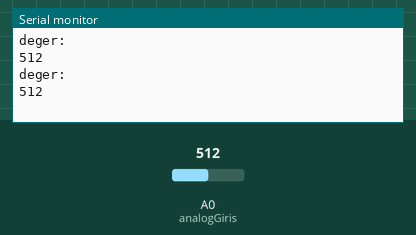
Bench run of a sketch on a simulated Arduino Uno, built with avr-gcc and run on an emulated ATmega328P. On the bench: the last lines printed to the serial monitor. The inputs (shaded band) are chosen by the test bench; at power-on: A0 (analogGiris) = 512.

Above: at 1.8 s.
1.9 s: A0 (analogGiris) set to 716
At 2.8 s:
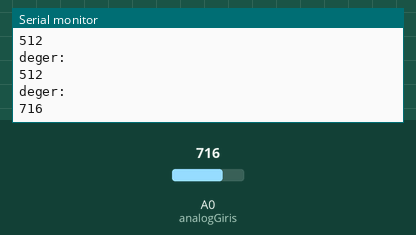
3.4 s: A0 (analogGiris) set to 900
At 4.8 s:
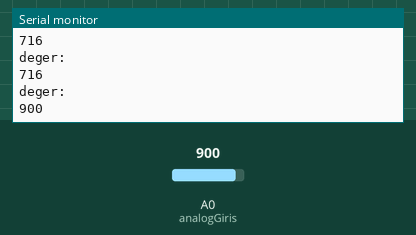
Timing chart, 0 to 6.4 s (numbered marks = the images above; inputs shaded):
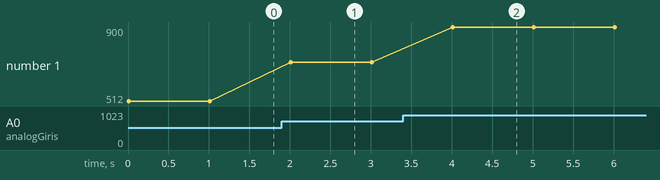

The sketch:

potansiyometre.ino
```cpp
const int analogGiris = A0;

void setup() {
  // put your setup code here, to run once:
  pinMode(analogGiris,INPUT);
  Serial.begin(9600);
}

void loop() {
  // put your main code here, to run repeatedly:
  int deger = analogRead(analogGiris);
  Serial.println("\n\ndeger:");
  Serial.println(deger);
  delay(1000);
}
```

Measured:
- after the input at 1.9 s, the serial monitor: prints a new line after 0.11 s (image 1)
- after the input at 3.4 s, the serial monitor: prints a new line after 0.61 s (image 2)
- plotted number 1: 512 → 716 after the input at 1.9 s, 716 → 900 after the input at 3.4 s
